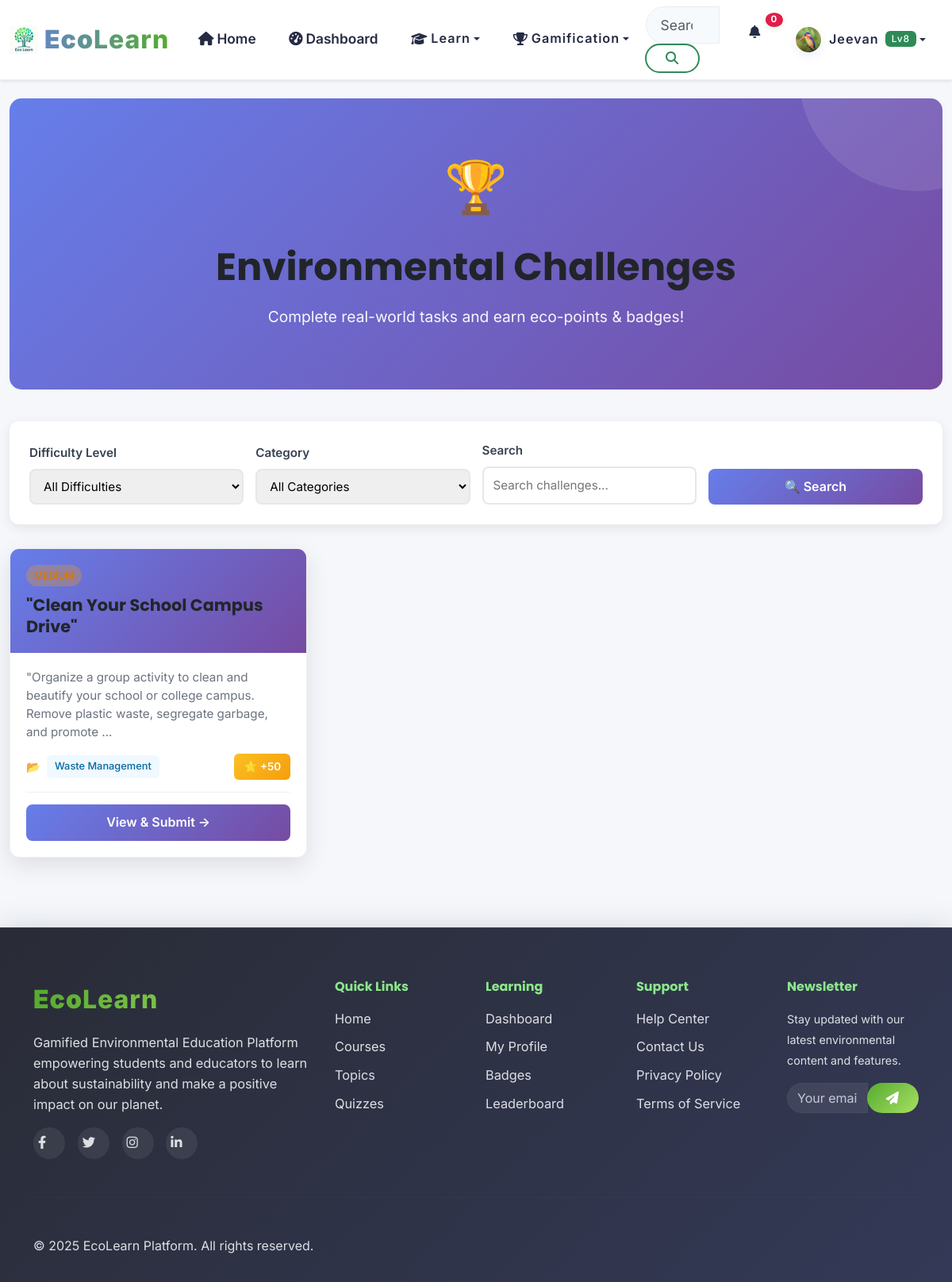
The app's page /api/v1/challenges/ (signed in) with its own data.
### apps/accounts/models.py (models this page shows, shortened)
class User(AbstractUser):
    email = models.EmailField(unique=True)
    first_name = models.CharField(max_length=30)
    last_name = models.CharField(max_length=30)
    USER_TYPES = (
        ('student', 'Student'),
        ('teacher', 'Teacher'),
        ('admin', 'Administrator'),
    )
    user_type = models.CharField(max_length=20, choices=USER_TYPES, default='student')
    institution = models.CharField(max_length=100, blank=True)
    grade_level = models.CharField(max_length=20, blank=True)
    student_id = models.CharField(max_length=100, blank=True)  # NEW
    avatar = models.ImageField(upload_to='avatars/', blank=True, null=True)
    bio = models.TextField(max_length=500, blank=True)
    date_of_birth = models.DateField(blank=True, null=True)
    phone = models.CharField(max_length=20, blank=True)  # NEW
    total_points = models.IntegerField(default=0)
    level = models.IntegerField(default=1)
    experience_points = models.IntegerField(default=0)
    last_login_streak = models.IntegerField(default=0)
    total_lessons_completed = models.IntegerField(default=0)
    total_quizzes_taken = models.IntegerField(default=0)
    preferred_language = models.CharField(max_length=10, default='en')
    notifications_enabled = models.BooleanField(default=True)
    email_notifications = models.BooleanField(default=False)
    show_on_leaderboard = models.BooleanField(default=True)
    learning_style = models.CharField(max_length=50, blank=True)
    created_at = models.DateTimeField(auto_now_add=True)
    updated_at = models.DateTimeField(auto_now=True)
    is_verified = models.BooleanField(default=False)
    USERNAME_FIELD = 'email'
    REQUIRED_FIELDS = ['username', 'first_name', 'last_name']
    class Meta:
        db_table = 'users'
        verbose_name = 'User'
        verbose_name_plural = 'Users'

### apps/challenges/models.py (models this page shows, shortened)
class Challenge(models.Model):
    STATUS_CHOICES = [
        ('active', 'Active'),
        ('inactive', 'Inactive'),
        ('archived', 'Archived'),
    ]
    title = models.CharField(max_length=200)
    description = models.TextField()
    instructions = models.TextField(help_text="Step-by-step instructions for completing the challenge")
    difficulty = models.CharField(
        max_length=20,
        choices=[
            ('easy', 'Easy'),
            ('medium', 'Medium'),
            ('hard', 'Hard'),
        ],
        default='medium'
    )
    points_reward = models.IntegerField(default=50, help_text="Points awarded upon approval")
    badge_name = models.CharField(max_length=100, blank=True, help_text="Badge name (optional)")
    category = models.CharField(
        max_length=100,
        choices=[
            ('tree_plantation', 'Tree Plantation'),
            ('waste_management', 'Waste Management'),
            ('water_conservation', 'Water Conservation'),
            ('energy_saving', 'Energy Saving'),
            ('clean_environment', 'Clean Environment'),
            ('other', 'Other'),
        ],
        default='other'
    )
    thumbnail = models.ImageField(upload_to='challenges/', null=True, blank=True)
    status = models.CharField(max_length=20, choices=STATUS_CHOICES, default='active')
    created_at = models.DateTimeField(auto_now_add=True)
    updated_at = models.DateTimeField(auto_now=True)
    class Meta:
        ordering = ['-created_at']

### apps/challenges/views.py (the view)
# urls.py: path('challenges/', ChallengeListView.as_view(), name='challenge_list'),
class ChallengeListView(LoginRequiredMixin, ListView):
    model = Challenge
    template_name = 'challenges/challenge_list.html'
    context_object_name = 'challenges'
    paginate_by = 12
    def get_queryset(self):
        queryset = Challenge.objects.filter(status='active')
        category = self.request.GET.get('category')
        if category:
            queryset = queryset.filter(category=category)
        difficulty = self.request.GET.get('difficulty')
        if difficulty:
            queryset = queryset.filter(difficulty=difficulty)
        search = self.request.GET.get('search')
        if search:
            queryset = queryset.filter(
                Q(title__icontains=search) | Q(description__icontains=search)
            )
        return queryset
    def get_context_data(self, **kwargs):
        context = super().get_context_data(**kwargs)
        user = self.request.user
        context['my_submissions'] = ChallengeSubmission.objects.filter(user=user)
        context['completed_challenges'] = set(
            s.challenge_id for s in context['my_submissions']
            if s.status == 'approved'
        )
        return context

### apps/accounts/context_processors.py (called while the page is built)
def user_gamification(request):
    if request.user.is_authenticated:
        if getattr(request.user, 'user_type', None) != 'student':
            return {
                'user_level': 0,
                'user_points': 0,
                'user_badges': 0,
            }
        try:
            progress = UserProgress.objects.get(user=request.user)
            level = progress.get_level()
            points = progress.total_points
            badges = request.user.earned_badges.count() if hasattr(request.user, 'earned_badges') else 0
        except UserProgress.DoesNotExist:
            level = 1
            points = 0
            badges = 0
    else:
        level = 0
        points = 0
        badges = 0
    return {
        'user_level': level,
        'user_points': points,
        'user_badges': badges,
    }

### apps/gamification/models.py (called while the page is built)
    def get_level(self):
        pts = self.total_points
        for i, threshold in enumerate(self.LEVEL_THRESHOLDS):
            if pts < threshold:
                return i
        return len(self.LEVEL_THRESHOLDS)

### templates/challenges/challenge_list.html (shortened to what this page needs)
{% extends 'base.html' %}
{% load static %}
{% block content %}
<div class="container-fluid py-5">
    <div class="challenges-hero">
        <div class="icon">🏆</div>
        <h1>Environmental Challenges</h1>
        <p>Complete real-world tasks and earn eco-points & badges!</p>
    </div>
    <div class="filters-section">
        <form method="get" class="filters-row">
            <div class="filter-group">
                <label for="difficulty">Difficulty Level</label>
                <select name="difficulty" id="difficulty">
                    <option value="">All Difficulties</option>
                </select>
            </div>
            <div class="filter-group">
                <label for="category">Category</label>
                <select name="category" id="category">
                    <option value="">All Categories</option>
                </select>
            </div>
            <div class="filter-group">
                <label for="search">Search</label>
                <input type="text" name="search" id="search" placeholder="Search challenges..." value="{{ request.GET.search }}">
            </div>
            <button type="submit" class="btn-search">🔍 Search</button>
        </form>
    </div>
    {% if challenges %}
        <div class="challenges-grid">
            {% for challenge in challenges %}
                <div class="challenge-card">
                    <div class="challenge-card-header">
                        <div>
                            <span class="challenge-difficulty difficulty-{{ challenge.get_difficulty_display|lower }}">
                            </span>
                        </div>
                        <h3 class="challenge-title">{{ challenge.title }}</h3>
                    </div>
                    <div class="challenge-card-body">
                        <p class="challenge-description">{{ challenge.description|truncatewords:20 }}</p>
                        <div class="challenge-meta">
                            <div class="meta-item">
                                <span>📂</span>
                                <span class="category-tag">{{ challenge.get_category_display }}</span>
                            </div>
                            <div class="points-badge">
                                ⭐ +{{ challenge.points_reward }}
                            </div>
                        </div>
                        <div class="challenge-actions">
                            <a href="{% url 'challenges:challenge_detail' challenge.pk %}" class="btn-view {% if challenge.id in completed_challenges %}completed{% endif %}">
                                View & Submit →
                            </a>
                        </div>
                    </div>
                </div>
            {% endfor %}
        </div>
    {% else %}
        <div class="no-challenges">
            <div class="no-challenges-icon">🔍</div>
            <h3>No Challenges Available</h3>
            <p>Check back soon! New environmental challenges are being added regularly.</p>
        </div>
    {% endif %}
</div>
{% endblock %}

### templates/components/navigation.html (shortened to what this page needs)
{% load static %}
<nav class="navbar navbar-expand-lg navbar-light bg-white shadow-sm fixed-top">
    <div class="container-fluid">
        <a class="navbar-brand d-flex align-items-center" href="{% url 'core:home' %}">
            <img src="{% static 'images/Logos.png' %}" alt="EEP Logo" class="navbar-logo me-2" style="height: 32px;">
            <span class="brand-text"><strong class="text-primary">Eco</strong><span class="text-success">Learn</span></span>
        </a>
        <div class="collapse navbar-collapse" id="navbarNav">
            <ul class="navbar-nav me-auto">
                <li class="nav-item">
                    <a class="nav-link {% if request.resolver_match.url_name == 'home' %}active{% endif %}" href="{% url 'core:home' %}">
                        <i class="fas fa-home me-1"></i>Home
                    </a>
                </li>
                {% if user.is_authenticated %}
                    {% if user.user_type != 'teacher' %}
                    <li class="nav-item">
                        <a class="nav-link {% if request.resolver_match.url_name == 'dashboard' %}active{% endif %}" href="{% url 'core:dashboard' %}">
                            <i class="fas fa-tachometer-alt me-1"></i>Dashboard
                        </a>
                    </li>
                    {% endif %}
                {% endif %}
                 {% if user.user_type != 'teacher' %}
                <li class="nav-item dropdown">
                    <button class="nav-link dropdown-toggle btn btn-link border-0 bg-transparent" type="button" data-bs-toggle="dropdown">
                        <i class="fas fa-graduation-cap me-1"></i>Learn
                    </button>
                </li>
                {% endif %}
                {% if user.is_authenticated %}
                <li class="nav-item dropdown">
                    <button class="nav-link dropdown-toggle btn btn-link border-0 bg-transparent" type="button" data-bs-toggle="dropdown">
                        <i class="fas fa-trophy me-1"></i>Gamification
                    </button>
                </li>
                {% endif %}
            </ul>
            <form class="d-flex me-3" role="search">
                <div class="input-group">
                    <input class="form-control search-input" type="search" placeholder="Search courses, topics..." aria-label="Search" id="globalSearch">
                    <button class="btn btn-outline-primary" type="submit">
                        <i class="fas fa-search"></i>
                    </button>
                </div>
            </form>
            <ul class="navbar-nav">
                {% if user.is_authenticated %}
                    <li class="nav-item dropdown">
                        <button class="nav-link notification-toggle btn btn-link border-0 bg-transparent" type="button" data-bs-toggle="dropdown">
                            <i class="fas fa-bell"></i>
                            <span class="notification-badge" id="notificationCount">0</span>
                        </button>
                    </li>
                    <li class="nav-item dropdown">
                        <button class="nav-link dropdown-toggle user-menu btn btn-link border-0 bg-transparent" type="button" data-bs-toggle="dropdown">
                            <img src="{% if user.avatar %}{{ user.avatar.url }}{% else %}{% static 'images/avatars/default.png' %}{% endif %}" alt="Profile" class="user-avatar me-2">
                            <span class="user-name">{{ user.first_name }}</span>
                            <span class="user-level badge bg-primary ms-2">Lv{{ user_level }}</span>
                        </button>
                    </li>
                {% endif %}
            </ul>
        </div>
    </div>
</nav>

### static/css/base.css (style rules this page uses)
:root { --primary-color: #2E8B57; --primary-light: #3CB371; --primary-dark: #228B22; --secondary-color: #20B2AA; --accent-color: #32CD32; --success-color: #28a745; --info-color: #17a2b8; --warning-color: #ffc107; --danger-color: #dc3545; --white: #ffffff; --gray-50: #f8f9fa; --gray-100: #e9ecef; --gray-200: #dee2e6; --gray-300: #ced4da; --gray-400: #adb5bd; --gray-500: #6c757d; --gray-600: #495057; --gray-700: #343a40; --gray-800: #212529; --gray-900: #000000; --font-primary: 'Inter', -apple-system, BlinkMacSystemFont, sans-serif; --font-heading: 'Poppins', sans-serif; --spacing-xs: 0.25rem; --spacing-sm: 0.5rem; --spacing-md: 1rem; --spacing-lg: 1.5rem; --spacing-xl: 2rem; --spacing-2xl: 3rem; --radius-sm: 0.25rem; --radius-md: 0.375rem; --radius-lg: 0.5rem; --radius-xl: 0.75rem; --radius-2xl: 1rem; --radius-full: 9999px; --shadow-sm: 0 1px 2px 0 rgba(0, 0, 0, 0.05); --shadow-md: 0 4px 6px -1px rgba(0, 0, 0, 0.1); --shadow-lg: 0 10px 15px -3px rgba(0, 0, 0, 0.1); --shadow-xl: 0 20px 25px -5px rgba(0, 0, 0, 0.1); --transition-fast: 150ms ease-in-out; --transition-normal: 300ms ease-in-out; --transition-slow: 500ms ease-in-out; }
* { box-sizing: border-box; }
body { font-family: var(--font-primary); font-size: 1rem; line-height: 1.6; color: var(--gray-700); background-color: #f5f7fa; -webkit-font-smoothing: antialiased; -moz-osx-font-smoothing: grayscale; }
h1, h2, h3, h4, h5, h6 { font-family: var(--font-heading); font-weight: 600; line-height: 1.3; color: var(--gray-800); margin-bottom: var(--spacing-md); }
p { margin-bottom: var(--spacing-md); }
a { color: var(--primary-color); text-decoration: none; transition: color var(--transition-fast); }
.navbar { backdrop-filter: blur(10px); background-color: rgba(255, 255, 255, 0.95) !important; border-bottom: 1px solid var(--gray-200); transition: all var(--transition-normal); }
.navbar-brand { font-weight: 700; font-size: 1.25rem; }
.navbar-logo { height: 32px; width: auto; }
.nav-link { font-weight: 500; padding: var(--spacing-sm) var(--spacing-md) !important; border-radius: var(--radius-md); transition: all var(--transition-fast); }
.user-avatar { width: 32px; height: 32px; border-radius: var(--radius-full); object-fit: cover; border: 2px solid var(--white); }
.user-menu { display: flex; align-items: center; padding: var(--spacing-xs) var(--spacing-md); border-radius: var(--radius-lg); transition: all var(--transition-fast); }
.notification-toggle { position: relative; }
.notification-badge { position: absolute; top: -2px; right: -2px; background-color: var(--danger-color); color: var(--white); font-size: 0.75rem; font-weight: 600; padding: 2px 6px; border-radius: var(--radius-full); min-width: 18px; height: 18px; display: flex; align-items: center; justify-content: center; }
.search-input { min-width: 250px; border-radius: var(--radius-lg); border: 1px solid var(--gray-300); padding: var(--spacing-sm) var(--spacing-md); transition: all var(--transition-fast); }
.btn { font-weight: 500; border-radius: var(--radius-md); padding: var(--spacing-sm) var(--spacing-lg); transition: all var(--transition-fast); border: none; cursor: pointer; display: inline-flex; align-items: center; justify-content: center; text-decoration: none; }
.btn-outline-primary { border: 2px solid var(--primary-color); color: var(--primary-color); background: transparent; }
.badge { font-weight: 500; padding: 4px 8px; border-radius: var(--radius-md); font-size: 0.75rem; }
.text-primary { color: var(--primary-color) !important; }
.text-success { color: var(--success-color) !important; }
.bg-primary { background-color: var(--primary-color) !important; }

### records on screen
User: avatar (picture), first_name "Jeevan"
Challenge: title "\"Clean Your School Campus Drive\"", description "\"Organize a group activity to clean and beautify your school or college campus. Remove plastic waste, segregate garbage, and promote …", category "Waste Management", points_reward "50"

### other values on screen
{{ user_level }} "8"
